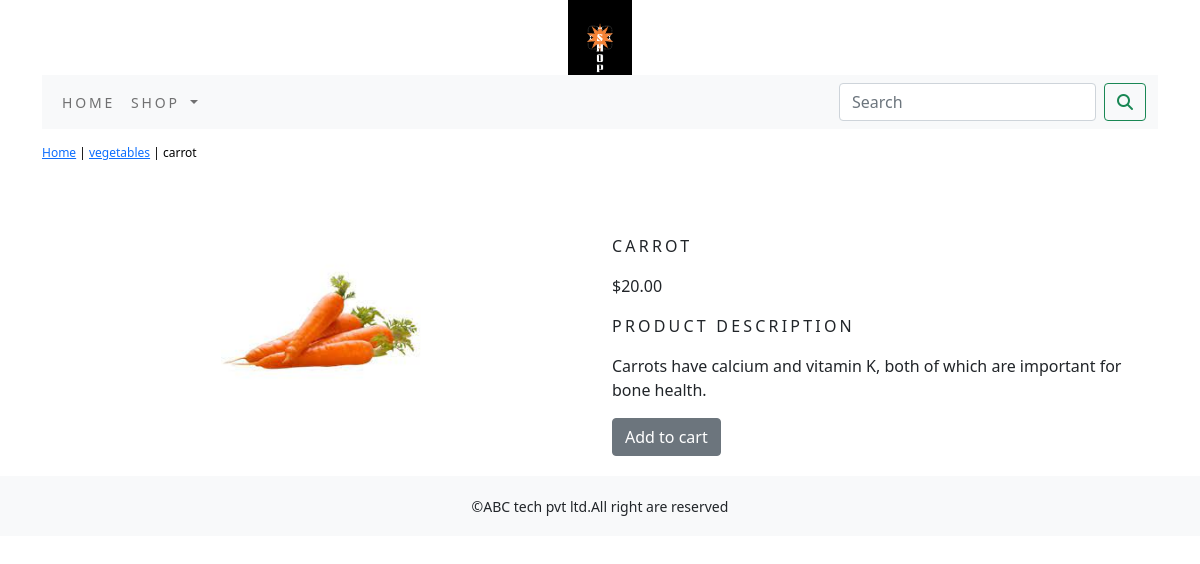
Screenshot of /shop/vegetables/carrot/ with the database file from the repository.
### shop/models.py (models this page shows, shortened)
class Product(models.Model):
    name = models.CharField(max_length=250, unique=True)
    slug = models.SlugField(max_length=250, unique=True)
    description = models.TextField(blank=True)
    price=models.DecimalField(max_digits=10,decimal_places=2)
    category=models.ForeignKey(Category,on_delete=models.CASCADE)
    image = models.ImageField(upload_to='product', blank=True)
    stock=models.IntegerField()
    available=models.BooleanField(default=True)
    created=models.DateTimeField(auto_now_add=True)
    updated=models.DateTimeField(auto_now=True)
    class Meta:
        ordering = ('name',)
        verbose_name = 'product'
        verbose_name_plural = 'products'

class Category(models.Model):
    name=models.CharField(max_length=250,unique=True)
    slug=models.SlugField(max_length=250,unique=True)
    description=models.TextField(blank=True)
    image=models.ImageField(upload_to='category',blank=True)
    class Meta:
        ordering=('name',)
        verbose_name='category'
        verbose_name_plural='categories'
    def get_url(self):
        return reverse('shop:products_by_category',args=[self.slug])
    def __str__(self):
        return '{}'.format(self.name)

### shop/views.py (the view)
# urls.py: path('<slug:c_slug>/<slug:product_slug>/', views.proDetail, name='prodCatdetail'),
def proDetail(request,c_slug,product_slug):
    try:
        product=Product.objects.get(category__slug=c_slug,slug=product_slug)
    except Exception as e:
        raise e
    return render(request,'product.html',{'product':product})

### cart/context_processors.py (called while the page is built)
def counter(request):
    item_count=0
    if 'admin' in request.path:
        return {}
    else:
        try:
            cart=Cart.objects.filter(cart_id=_cart_id(request))
            cart_items=CartItem.objects.all().filter(cart=cart[:1])
            for cart_item in cart_items:
                item_count += cart_item.quantity
        except Cart.DoesNotExist:
            item_count=0
    return dict(item_count=item_count)

### cart/views.py (called while the page is built)
def _cart_id(request):
    cart=request.session.session_key
    if not cart:
        cart=request.session.create()
    return cart

### shop/context_processors.py (called while the page is built)
def menu_links(request):
    links=Category.objects.all()
    return dict(links=links)

### templates/product.html (shortened to what this page needs)
{% extends 'base.html' %}
{% load static %}
{% block content %}
<div class="row my_prod_row_class">
    <div class="mx_auto">
<p><a href="{% url 'shop:allProdCat' %}">Home</a> | <a href="{{product.category.get_url}}">{{product.category}}</a> | {{product.name}}</p>
    </div>
</div>
<div class="container">
<br>
<div class="row">
    <div class="col-12 col-sm-12 col-md-12 col-lg-6 text-center">
        <div style="min-width:18rem">
            <img src="{{product.image.url}}" alt="{{product.name}}" width="200px" height="200px;">
        </div>
    </div>
        <div class="col-12 col-sm-12  col-md-12 col-lg-6">
            <div>
            <h1 class="my_prod_title">{{product.name}}</h1>
            <p>${{product.price}}</p>
            <p class="my_title">Product Description</p>
            <p class="text-justify my_prod_text">{{product.description}}</p>
            {% if product.stock <= 0 %}
            <p class="text-justify my_prod_text"><b>Out of stock</b></p>
            {% else %}
            <a class="btn btn-secondary" href="{% url 'cart:add_cart' product.id %}" >Add to cart</a>
            {% endif %}
        </div>
            </div>
    </div>
</div>
</div>
{% endblock %}

### static/css/custom.css (style rules this page uses)
body { font-family: 'Roboto', sans-serif; }
.my_title { font-size:16px; text-transform:uppercase; letter-spacing:.2em; }
.my_prod_row_class { padding-top:15px; padding-bottom:20px; }
.my_prod_row_class .mx_auto { color:#000; font-size:12px; text-decoration:none; }
.my_prod_title { font-size:16px; text-transform:uppercase; letter-spacing:.2em; padding-top:15px; padding-bottom:10px; }
.my_prod_text { padding-right:20px; }

### rows the page displays
Product: category "vegetables", name "carrot", image (picture), name "CARROT", price "20.00", description "Carrots have calcium and vitamin K, both of which are important for bone health."
